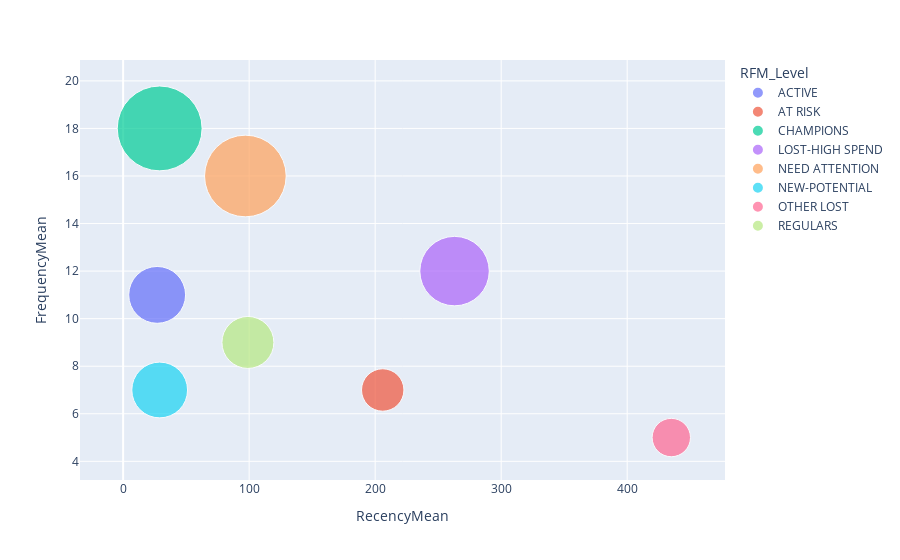

Here is the notebook cell this chart was saved with:
### Markdown cell above
=> Biểu đồ treemap thể hiện rõ 8 phân khúc khách hàng với kích thước tương ứng tỷ lệ phần trăm, trong đó OTHER LOST và LOST-HIGH SPEND chiếm tỷ trọng lớn nhất (màu đỏ), trong khi CHAMPIONS tuy ít về số lượng nhưng có giá trị cao nhất về đơn hàng và doanh thu.

### Code cell
import plotly.express as px

fig = px.scatter(rfm_agg, x="RecencyMean", y="FrequencyMean", size="MonetaryMean", color="RFM_Level",
           hover_name="RFM_Level", size_max = 60) 
fig.show()

### Figure 1 — Plotly figure (JSON) as saved in the notebook; plotly's stock layout.template omitted (floating-point values rounded to 4 significant figures)
{"data": [{"hovertemplate": "<b>%{hovertext}</b><br><br>RFM_Level=ACTIVE<br>RecencyMean=%{x}<br>FrequencyMean=%{y}<br>MonetaryMean=%{marker.size}<extra></extra>", "hovertext": ["ACTIVE"], "legendgroup": "ACTIVE", "marker": {"color": "#636efa", "size": [79], "sizemode": "area", "sizeref": 0.04889, "symbol": "circle"}, "mode": "markers", "name": "ACTIVE", "orientation": "v", "showlegend": true, "type": "scatter", "x": [27], "xaxis": "x", "y": [11], "yaxis": "y"}, {"hovertemplate": "<b>%{hovertext}</b><br><br>RFM_Level=AT RISK<br>RecencyMean=%{x}<br>FrequencyMean=%{y}<br>MonetaryMean=%{marker.size}<extra></extra>", "hovertext": ["AT RISK"], "legendgroup": "AT RISK", "marker": {"color": "#EF553B", "size": [44], "sizemode": "area", "sizeref": 0.04889, "symbol": "circle"}, "mode": "markers", "name": "AT RISK", "orientation": "v", "showlegend": true, "type": "scatter", "x": [206], "xaxis": "x", "y": [7], "yaxis": "y"}, {"hovertemplate": "<b>%{hovertext}</b><br><br>RFM_Level=CHAMPIONS<br>RecencyMean=%{x}<br>FrequencyMean=%{y}<br>MonetaryMean=%{marker.size}<extra></extra>", "hovertext": ["CHAMPIONS"], "legendgroup": "CHAMPIONS", "marker": {"color": "#00cc96", "size": [176], "sizemode": "area", "sizeref": 0.04889, "symbol": "circle"}, "mode": "markers", "name": "CHAMPIONS", "orientation": "v", "showlegend": true, "type": "scatter", "x": [29], "xaxis": "x", "y": [18], "yaxis": "y"}, {"hovertemplate": "<b>%{hovertext}</b><br><br>RFM_Level=LOST-HIGH SPEND<br>RecencyMean=%{x}<br>FrequencyMean=%{y}<br>MonetaryMean=%{marker.size}<extra></extra>", "hovertext": ["LOST-HIGH SPEND"], "legendgroup": "LOST-HIGH SPEND", "marker": {"color": "#ab63fa", "size": [118], "sizemode": "area", "sizeref": 0.04889, "symbol": "circle"}, "mode": "markers", "name": "LOST-HIGH SPEND", "orientation": "v", "showlegend": true, "type": "scatter", "x": [263], "xaxis": "x", "y": [12], "yaxis": "y"}, {"hovertemplate": "<b>%{hovertext}</b><br><br>RFM_Level=NEED ATTENTION<br>RecencyMean=%{x}<br>FrequencyMean=%{y}<br>MonetaryMean=%{marker.size}<extra></extra>", "hovertext": ["NEED ATTENTION"], "legendgroup": "NEED ATTENTION", "marker": {"color": "#FFA15A", "size": [163], "sizemode": "area", "sizeref": 0.04889, "symbol": "circle"}, "mode": "markers", "name": "NEED ATTENTION", "orientation": "v", "showlegend": true, "type": "scatter", "x": [97], "xaxis": "x", "y": [16], "yaxis": "y"}, {"hovertemplate": "<b>%{hovertext}</b><br><br>RFM_Level=NEW-POTENTIAL<br>RecencyMean=%{x}<br>FrequencyMean=%{y}<br>MonetaryMean=%{marker.size}<extra></extra>", "hovertext": ["NEW-POTENTIAL"], "legendgroup": "NEW-POTENTIAL", "marker": {"color": "#19d3f3", "size": [76], "sizemode": "area", "sizeref": 0.04889, "symbol": "circle"}, "mode": "markers", "name": "NEW-POTENTIAL", "orientation": "v", "showlegend": true, "type": "scatter", "x": [29], "xaxis": "x", "y": [7], "yaxis": "y"}, {"hovertemplate": "<b>%{hovertext}</b><br><br>RFM_Level=OTHER LOST<br>RecencyMean=%{x}<br>FrequencyMean=%{y}<br>MonetaryMean=%{marker.size}<extra></extra>", "hovertext": ["OTHER LOST"], "legendgroup": "OTHER LOST", "marker": {"color": "#FF6692", "size": [36], "sizemode": "area", "sizeref": 0.04889, "symbol": "circle"}, "mode": "markers", "name": "OTHER LOST", "orientation": "v", "showlegend": true, "type": "scatter", "x": [435], "xaxis": "x", "y": [5], "yaxis": "y"}, {"hovertemplate": "<b>%{hovertext}</b><br><br>RFM_Level=REGULARS<br>RecencyMean=%{x}<br>FrequencyMean=%{y}<br>MonetaryMean=%{marker.size}<extra></extra>", "hovertext": ["REGULARS"], "legendgroup": "REGULARS", "marker": {"color": "#B6E880", "size": [66], "sizemode": "area", "sizeref": 0.04889, "symbol": "circle"}, "mode": "markers", "name": "REGULARS", "orientation": "v", "showlegend": true, "type": "scatter", "x": [99], "xaxis": "x", "y": [9], "yaxis": "y"}], "layout": {"legend": {"itemsizing": "constant", "title": {"text": "RFM_Level"}, "tracegroupgap": 0}, "margin": {"t": 60}, "xaxis": {"anchor": "y", "domain": [0, 1], "title": {"text": "RecencyMean"}}, "yaxis": {"anchor": "x", "domain": [0, 1], "title": {"text": "FrequencyMean"}}}}
